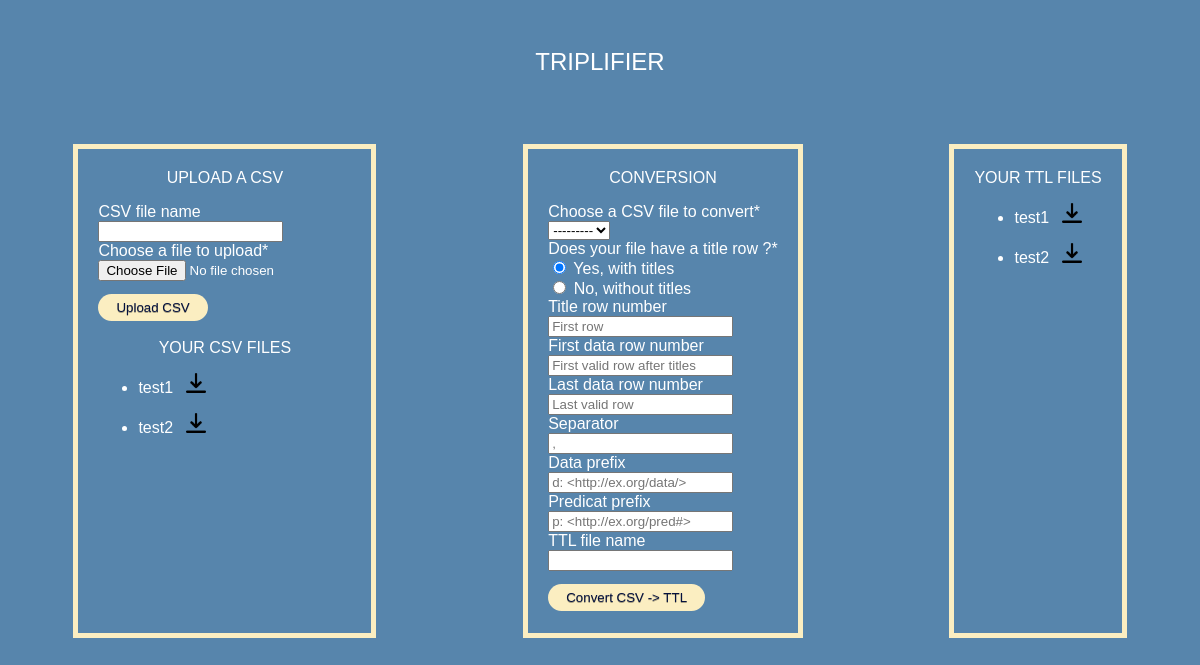
The app's page /triplifier/, older data.
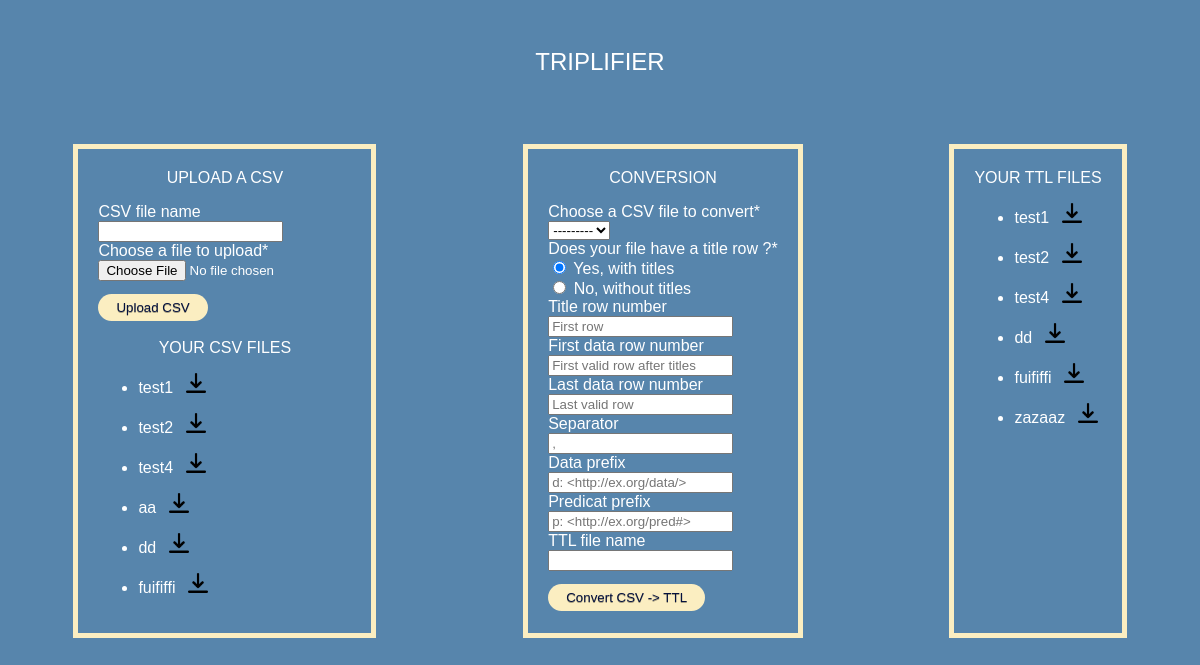
The same page, newer data.
### triplifierapp/models.py (models this page shows, shortened)
class csvModel(models.Model):
    csvFileName = models.CharField(max_length=50)
    csvFile = models.FileField(upload_to='tpData/csv/')
    def __str__(self):
        return self.csvFileName

class ttlModel(models.Model):
    ttlFileName = models.CharField(max_length=50)
    ttlFile = models.FileField()

### triplifierapp/views.py (the view)
# urls.py: path('triplifier/', include('triplifierapp.urls')),
def triplifier(request):
    if request.method == 'POST':
        if "uploadBut" in request.POST:
            form2 = convertForm()
            form1 = uploadCsvForm(request.POST, request.FILES)
            if form1.is_valid:
                print("FORM VALID")
                document = form1.save(commit=False)
                if document.csvFileName != "":
                    document.csvFile.name = document.csvFileName+".csv"
                else:
                    document.csvFile.name = str(request.FILES["csvFile"])
                    document.csvFileName = str(request.FILES["csvFile"]).replace(".csv","")
                if (document.csvFileName in list(csvModel.objects.all().values_list('csvFileName',flat=True))):
                    messages.add_message(request, messages.ERROR, 'CSV name already exists !')
                    return redirect('/')
                messages.add_message(request, messages.INFO, 'CSV added !')
                document.save()
                return redirect('/')
        elif "convertBut" in request.POST:
            form1 = uploadCsvForm()
            form2 = convertForm(request.POST)
            if form2.is_valid():
                print("POST REQUEST")
                print(form2.cleaned_data.get("title"))
                print(form2.cleaned_data.get("titleRow"))
                print(form2.cleaned_data.get("fileToConvert"))
                print(type(form2.cleaned_data.get("newFileName")))
                print(str(form2.cleaned_data.get("newFileName")))
                print(request.POST.get("newFileName"))
                trpObj = Triplificator("tpData/csv/"+str(form2.cleaned_data.get("fileToConvert"))+".csv"
                , form2.cleaned_data.get("titleRow"), form2.cleaned_data.get("firstDataRow")
                , form2.cleaned_data.get("lastDataRow"), form2.cleaned_data.get("separator")
                , form2.cleaned_data.get("prefixData"), form2.cleaned_data.get("predicatData"), form2.cleaned_data.get("title"))
                trpObj.writeFile("tpData/ttl/"+str(form2.cleaned_data.get("newFileName"))+".ttl")
                ttlObj = ttlModel()
                ttlObj.ttlFileName = str(form2.cleaned_data.get("newFileName"))
                local_file = open("tpData/ttl/"+str(form2.cleaned_data.get("newFileName"))+".ttl", 'rb')
                ttlObj.ttlFile.save(str(form2.cleaned_data.get("newFileName"))+".ttl", File(local_file)) #getting duplicated file in cd
                os.remove(ttlObj.ttlFileName+".ttl") #so we delete this file
                local_file.close()
                ttlObj.save()
                return redirect('/')
    else:
        form1 = uploadCsvForm()
        form2 = convertForm()
    csvObjs = csvModel.objects.all()
    ttlObjs = ttlModel.objects.all()
    return render(request, 'triplifier.html', {"form":form1, "csvFiles":csvObjs, "ttlFiles":ttlObjs, "formConvert":form2})

### triplifierapp/forms.py
class uploadCsvForm(forms.ModelForm):
    class Meta:
        model = csvModel
        fields = ('csvFileName', 'csvFile')
        labels = {
            "csvFileName": "CSV file name",
            "csvFile": "Choose a file to upload"
        }
    def __init__(self, *args, **kwargs):
        super(uploadCsvForm, self).__init__(*args, **kwargs)
        self.fields['csvFileName'].required = False

### triplifierapp/templates/triplifier.html (shortened to what this page needs)
{% extends "base_generic.html" %}
{% block content %}
{% load crispy_forms_tags %}
<form method="post" enctype="multipart/form-data">
    {{ form|crispy }}
    <button type="submit" name="uploadBut" class="button">Upload CSV</button>
</form>
{% endblock %}
{% block csvlist %}
{% if csvFiles %}
    <ul>
        {% for csvFile in csvFiles %}
        <li>
            <div class="csvFileTitle">{{ csvFile.csvFileName }}
            {% load static %}
            <a href="{{ csvFile.csvFile.url }}"> <img src="{% static 'download.png' %}" height="20px"></a></div>
        </li>
        {% endfor %}
    </ul>
{% else %}
    <p>There are no csv files.</p>
{% endif %}
{% endblock %}
{% block convert %}
<form method="post" enctype="multipart/form-data">
    {{ formConvert|crispy }}
    <button type="submit" name="convertBut" class="button">Convert CSV -> TTL</button>
</form>
{% endblock %}
{% block turtle %}
{% if ttlFiles %}
    <ul>
        {% for ttlFile in ttlFiles %}
        <li>
            <div class="ttlFileTitle">{{ ttlFile.ttlFileName }}
                {% load static %}
                <a href="{{ ttlFile.ttlFile.url }}"> <img src="{% static 'download.png' %}" height="20px"></a></div>
        </li>
        {% endfor %}
    </ul>
{% else %}
    <p>There are no ttl files.</p>
{% endif %}
{% endblock %}

### triplifierapp/templates/base_generic.html (shortened to what this page needs)
<!DOCTYPE html>
<html lang="en">
<head>
  {% load static %}
  <link rel="stylesheet" href="{% static 'css/styles.css' %}">
</head>
<body>
  <div class="bigDiv">
    <div class="title">TRIPLIFIER</div>
    <div class="content">
      <div class="div1">
        <p class="div1Title">UPLOAD A CSV</p>
        {% block content %}
        {% endblock %}
        <p class="div1Title2">YOUR CSV FILES</p>
        {% block csvlist %}
        {% endblock %}
      </div>
      <div class="div2">
        <p class="div2Title">CONVERSION</p>
        {% block convert %}
        {% endblock %}
      </div>
      <div class="div3">
        <p class="div3Title">YOUR TTL FILES</p>
        {% block turtle %}
        {% endblock %}
      </div>
    </div>
  </div>
</body>
</html>

### triplifierapp/static/css/styles.css (style rules this page uses)
body { margin: 0; background-color: #5785ac; font-family: "Gill Sans", sans-serif; color: white; }
html,body { min-height:100%; }
.title { padding-top: 2em; margin-bottom: 2em; text-align: center; height: 2em; font-size: 1.5em; }
.content { display: flex; justify-content: space-around; height: 100%; }
.div1 { border: 5px solid #FBEEC1; padding: 20px; }
.div2 { border: 5px solid #FBEEC1; padding: 20px; }
.div3 { border: 5px solid #FBEEC1; padding: 20px; }
.div1Title, .div1Title2, .div2Title, .div3Title { margin: 0 auto; text-align: center; margin-bottom: 1em; }
.div1Title2 { margin-top: 1em; }
.csvFileTitle a, .ttlFileTitle a { margin-left: 0.5em; }
.csvFileTitle, .ttlFileTitle { margin-bottom: 1em; }
.button { display:inline-block; padding:0.3em 1.2em; margin:0 0.1em 0.1em 0; border:0.16em solid rgba(255,255,255,0); border-radius:2em; box-sizing: border-box; text-decoration:none; font-weight:500; color:#04113e; text-shadow: 0 0.04em 0.04em rgba(0,0,0,0.35); text-align:center; transition: all 0.2s; background-color:#FBEEC1; margin-top: 1em; }

Row changes from the older to the newer data that the page shows:
added csvModel: csvFileName "test4"
added csvModel: csvFileName "aa"
added csvModel: csvFileName "dd"
added csvModel: csvFileName "fuififfi"
added ttlModel: ttlFileName "test4"
added ttlModel: ttlFileName "dd"
added ttlModel: ttlFileName "fuififfi"
added ttlModel: ttlFileName "zazaaz"
